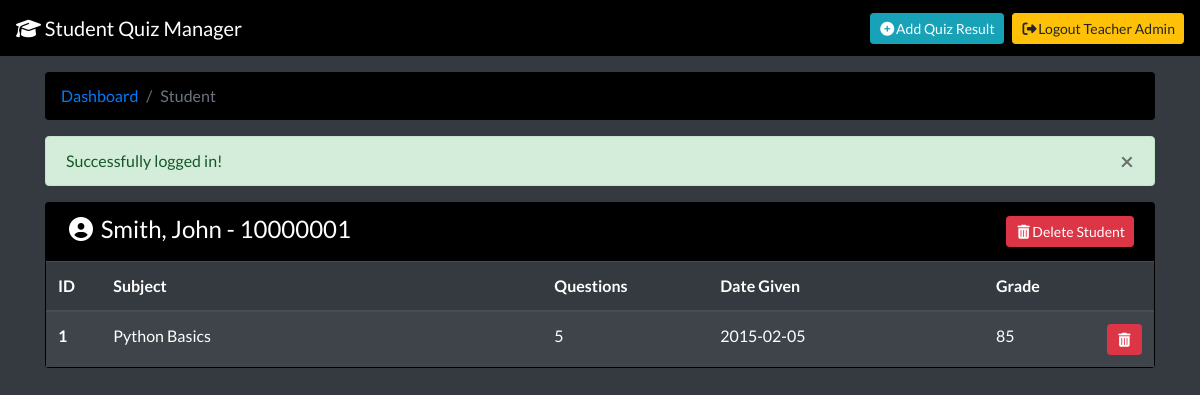
The app's page /student/10000001 (signed in) with its own data.
### tables this page shows
CREATE TABLE students (
    id INTEGER PRIMARY KEY AUTOINCREMENT,
    first_name TEXT NOT NULL,
    last_name TEXT NOT NULL
);

CREATE TABLE student_quiz (
    student_id INTEGER NOT NULL REFERENCES students(id),
    quiz_id INTEGER NOT NULL REFERENCES quizzes(id),
    score INTEGER NOT NULL,
    PRIMARY KEY (student_id, quiz_id)
);

CREATE TABLE quizzes (
    id INTEGER PRIMARY KEY AUTOINCREMENT,
    quiz_subject TEXT NOT NULL,
    question_count INTEGER NOT NULL,
    quiz_date DATE NOT NULL
);

### app.py (the view, shortened to what this page needs)
@app.route('/student/<id>')
def get_student(id):
    if not check_auth():
        return redirect("/login")
    student = query("select * from students\
                      where id = ?", (id, ), True)
    quizzes = query("select q.*, sq.score from quizzes q\
                    inner join student_quiz sq\
                    on sq.student_id = ?\
                    and sq.quiz_id = q.id\
                    order by quiz_date asc", (id, ))
    breadcrumbs = [
        {"title": "Dashboard", "url": "/dashboard"},
        {"title": "Student", "url": "/student/"+id}
    ]
    return render_template("teacher/view_student.html",
                           breadcrumbs=breadcrumbs,
                           student=student,
                           quizzes=quizzes,
                           alert=session.pop("alert", None)
                           )

### app.py (called while the page is built)
def check_auth():
    if "auth" in session:
        return True
    return False

### db.py (called while the page is built)
def make_dicts(cursor, row):
    return dict((cursor.description[idx][0], value)
                for idx, value in enumerate(row))

def get_db():
    db = getattr(g, '_database', None)
    if db is None:
        db = g._database = sqlite3.connect(DATABASE)
        db.row_factory = make_dicts
    return db

def query(query, args=(), one=False):
    cur = get_db().execute(query, args)
    rv = cur.fetchall()
    cur.close()
    return (rv[0] if rv else None) if one else rv

def close_connection(exception):
    db = getattr(g, '_database', None)
    if db is not None:
        db.close()

### templates/teacher/view_student.html (shortened to what this page needs)
{% extends "layout/base.html" %}
{% block navbar_extra %}
<a class="float-right btn btn-sm btn-info" href="/results/add"><i class="fa fa-fw fa-plus-circle"></i>Add Quiz Result</a>
{% endblock %}
{% block page_content %}
<div class="row">
    <div class="col-12">
        <div class="card text-white" style="background: #000;">
            <div class="card-header">
                <div class="d-flex w-100">
                    <span class="mb-1 h4"><i class="fa fa-fw fa-user-circle"></i>&nbsp;{{ student.last_name }}, {{ student.first_name}} - {{ student.id }}</span>
                    <form action="/student/{{ student.id }}/delete" method="POST" class="form-inline ml-auto">
                        <button type="submit" data-message="Are you sure you want to delete this student?" class="btn btn-sm btn-danger delete-btn"><i class="fa fa-fw fa-trash"></i>Delete Student</button>
                    </form>
                </div>
            </div>
            <div class="card-body p-0 bg-dark">
                {% if quizzes %}
                <table class="table table-striped table-hover table-dark m-0 p-0">
                    <thead class="thead-dark">
                        <tr>
                            <th scope="col" style="width: 5%;">ID</th>
                            <th scope="col" style="width: 40%;">Subject</th>
                            <th scope="col" style="width: 15%;">Questions</th>
                            <th scope="col" style="width: 25%;">Date Given</th>
                            <th scope="col" style="width: 10%;">Grade</th>
                            <th scope="col" style="width: 5%"></th>
                        </tr>
                    </thead>
                    <tbody>
                        {% for quiz in quizzes %}
                        <tr>
                            <th scope="row"><a href="/quiz/{{ quiz.id }}/results" class="text-white">{{ quiz.id }}</a></th>
                            <td>{{ quiz.quiz_subject }}</td>
                            <td>{{ quiz.question_count }}</td>
                            <td>{{ quiz.quiz_date }}</td>
                            <td>{{ quiz.score }}</td>
                            <td>
                                <form action="/quiz/{{ quiz.id }}/results/{{ student.id }}/delete" method="POST" class="float-right">
                                    <button type="submit" class="btn btn-sm btn-danger delete-btn" data-message="Are you sure you want to delete this quiz result?"><i class="fa fa-fw fa-trash"></i></button>
                                </form>
                            </td>
                        </tr>
                        {% endfor %}
                    </tbody>
                </table>
                {% else %}
                <h5 class="text-center my-2">No quiz results found for student.</h5>
                {% endif %}
            </div>
        </div>
    </div>
</div>
{% endblock %}

### templates/layout/base.html (shortened to what this page needs)
<!DOCTYPE html>
<html lang="en">
<head>
    <link rel="stylesheet" href="https://stackpath.bootstrapcdn.com/bootstrap/4.3.1/css/bootstrap.min.css">
</head>
<body class="bg-dark">
    <nav class="navbar navbar-dark" style="background: #000;">
        <a class="navbar-brand" href="/"><i class="fa fa-fw fa-graduation-cap"></i>&nbsp;Student Quiz Manager</a>
        <div class="float-right">
            <div class="float-left mr-2">
                {% block navbar_extra %}{% endblock %}
            </div>
            {% if "auth" in session %}
            <a class="float-right btn btn-sm btn-warning" href="/logout"><i class="fa fa-fw fa-sign-out"></i>Logout {{ session["auth"]["first_name"]  }} {{ session["auth"]["last_name"] }}</a>
            {% endif %}
        </div>
    </nav>
    <div class="container">
        {% if breadcrumbs and breadcrumbs|length > 0 %}
        <nav aria-label="breadcrumb" class="my-3">
            <ol class="breadcrumb text-light" style="background: #000;">
                {% for crumb in breadcrumbs %}
                {% if loop.last %}
                <li class="breadcrumb-item active" aria-current="page">{{ crumb.title }}</li>
                {% else %}
                <li class="breadcrumb-item"><a href="{{ crumb.url }}">{{ crumb.title }}</a></li>
                {% endif %}
                {% endfor %}
            </ol>
        </nav>
        {% endif %}
        {% if alert %}
        <div class="alert alert-{{ alert.level }} alert-dismissable fade show sticky-top" style="z-index: 10000;" role="alert">
            {{ alert.message }}
            <button type="button" class="close" data-dismiss="alert" aria-label="Close">
                <span aria-hidden="true">&times;</span>
            </button>
        </div>
        {% endif %}
        {% block page_content %}{% endblock %}
    </div>
</body>
</html>

### templates/layout/base.html (style rules this page uses)
body { font-family: 'Lato', sans-serif; }

### records on screen
students: last_name "Smith", first_name "John", id "10000001"
student_quiz: id "1", quiz_subject "Python Basics", question_count "5", quiz_date "2015-02-05", score "85"

### other values on screen
{{ session["auth"]["first_name"] }} "Teacher"
{{ session["auth"]["last_name"] }} "Admin"
{{ crumb.title }} "Dashboard"
{{ crumb.title }} "Student"
{{ alert.message }} "Successfully logged in!"
